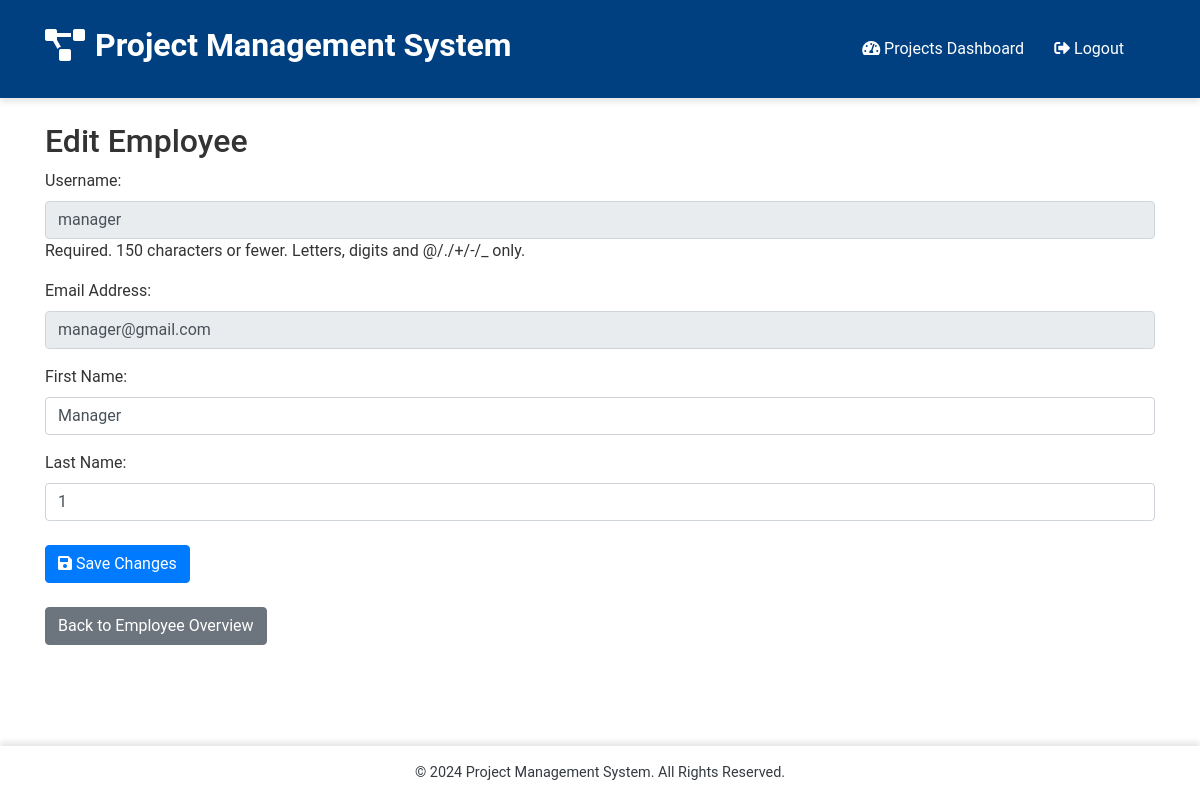
/employee/1/edit/ (signed in), run on the app's committed database.
### app/models.py (models this page shows)
class User(AbstractUser):
    ROLE_CHOICES = (
        ('Manager', 'Manager'),
        ('Team Lead', 'Team Lead'),
        ('Employee', 'Employee'),
    )
    role = models.CharField(max_length=10, choices=ROLE_CHOICES)

### app/views.py (the view)
# urls.py: path('employee/<int:employee_id>/edit/', views.edit_employee, name='edit_employee'),
@login_required
def edit_employee(request, employee_id):
    employee = get_object_or_404(User, pk=employee_id)
    if request.method == 'POST':
        form = EmployeeForm(request.POST, instance=employee)
        if form.is_valid():
            form.save()
            messages.success(request, "Employee updated successfully.")
            return redirect('employee_overview')
    else:
        form = EmployeeForm(instance=employee)
    return render(request, 'edit_employee.html', {'form': form})

### app/forms.py (shortened to what this page needs)
class EmployeeForm(forms.ModelForm):
    class Meta:
        model = User
        fields = ['username', 'email', 'first_name', 'last_name']
    email = forms.EmailField(
        required=True,
        widget=forms.EmailInput(attrs={'class': 'form-control', 'readonly': 'readonly'}),
        label='Email Address'
    )
    first_name = forms.CharField(
        required=True,
        widget=forms.TextInput(attrs={'class': 'form-control'}),
        label='First Name'
    )
    last_name = forms.CharField(
        required=True,
        widget=forms.TextInput(attrs={'class': 'form-control'}),
        label='Last Name'
    )
    def __init__(self, *args, **kwargs):
        super(EmployeeForm, self).__init__(*args, **kwargs)
        self.fields['username'].widget.attrs.update({'class': 'form-control', 'readonly': 'readonly'})

### app/templates/edit_employee.html (shortened to what this page needs)
{% extends 'base.html' %}
{% block content %}
<h2>Edit Employee</h2>
<form method="post">
    {{ form.as_p }}
    <button type="submit" class="btn btn-primary mt-2"><i class="fas fa-save"></i> Save Changes</button>
</form>
<a href="{% url 'employee_overview' %}" class="btn btn-secondary mt-4">Back to Employee Overview</a>
{% endblock %}

### app/static/css/style.css (style rules this page uses)
body { font-family: 'Roboto', 'Helvetica', sans-serif; background-color: #ffffff; color: #333; overflow-x: hidden; }
.fade-in { animation: fadeInPage 0.7s ease-in-out; }

### data on the page
User: username "manager", email "manager@gmail.com", first_name "Manager", last_name "1"
